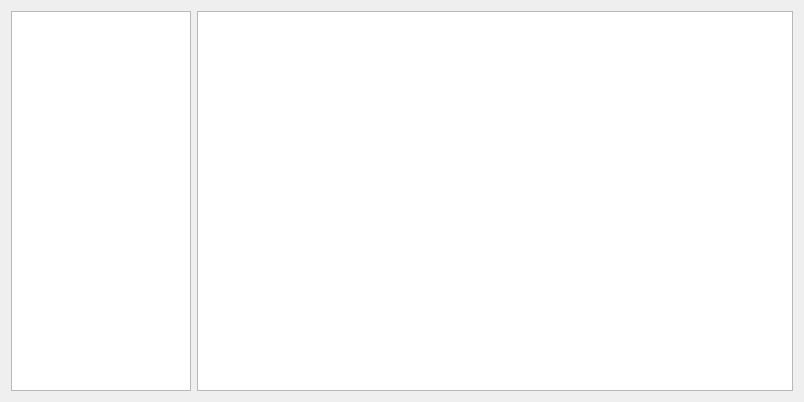
<?xml version="1.0" encoding="UTF-8"?>
<ui version="4.0">
 <class>Changelog</class>
 <widget class="QDialog" name="Changelog">
  <property name="geometry">
   <rect>
    <x>0</x>
    <y>0</y>
    <width>804</width>
    <height>402</height>
   </rect>
  </property>
  <property name="sizePolicy">
   <sizepolicy hsizetype="Preferred" vsizetype="Preferred">
    <horstretch>0</horstretch>
    <verstretch>0</verstretch>
   </sizepolicy>
  </property>
  <property name="minimumSize">
   <size>
    <width>0</width>
    <height>402</height>
   </size>
  </property>
  <property name="maximumSize">
   <size>
    <width>804</width>
    <height>16777215</height>
   </size>
  </property>
  <property name="windowTitle">
   <string>Changelog - Noggit Azure</string>
  </property>
  <layout class="QHBoxLayout" name="horizontalLayout">
   <item>
    <widget class="QListWidget" name="listWidget">
     <property name="minimumSize">
      <size>
       <width>180</width>
       <height>0</height>
      </size>
     </property>
     <property name="maximumSize">
      <size>
       <width>180</width>
       <height>16777215</height>
      </size>
     </property>
    </widget>
   </item>
   <item>
    <widget class="QTextEdit" name="textEdit">
     <property name="minimumSize">
      <size>
       <width>256</width>
       <height>0</height>
      </size>
     </property>
     <property name="maximumSize">
      <size>
       <width>600</width>
       <height>16777215</height>
      </size>
     </property>
     <property name="readOnly">
      <bool>true</bool>
     </property>
     <property name="textInteractionFlags">
      <set>Qt::NoTextInteraction</set>
     </property>
    </widget>
   </item>
  </layout>
 </widget>
 <resources/>
 <connections/>
</ui>
